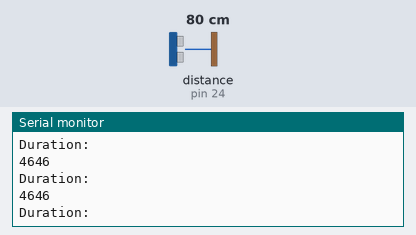
Bench run of a sketch on a simulated Arduino Mega 2560, built with avr-gcc and run on an emulated ATmega2560. Parts: the last lines printed to the serial monitor. Wiring (inferred from the names in the program): ultrasonic range finder: trigger pin 22; echo pin 24. The test bench sets the inputs (shaded band); at power-on: distance to the obstacle (sensor on pin 24) 80 cm. The echo pulse lasts 58.3 µs per cm.

Above: at 1.2 s.
1.3 s: distance to the obstacle (sensor on pin 24) set to 2 cm
At 1.8 s:
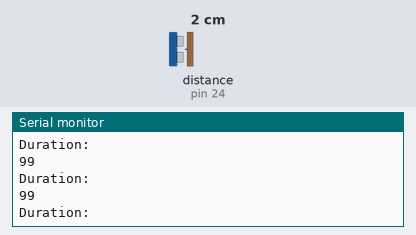
4.3 s: distance to the obstacle (sensor on pin 24) set to 4 cm
At 4.8 s:
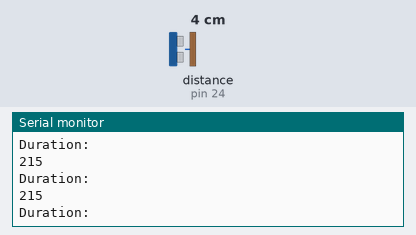
7.3 s: distance to the obstacle (sensor on pin 24) set to 2 cm
At 7.9 s:
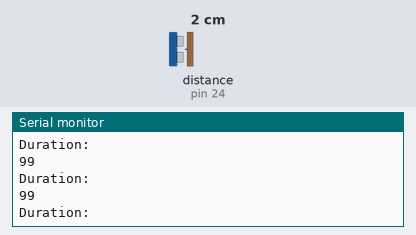
13.3 s: distance to the obstacle (sensor on pin 24) set to 18 cm
At 13.8 s:
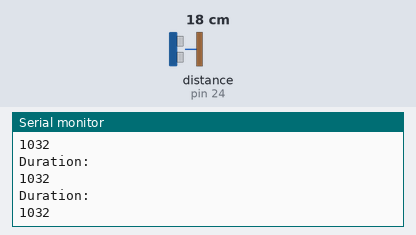
19.3 s: distance to the obstacle (sensor on pin 24) set to 9 cm
At 20.3 s:
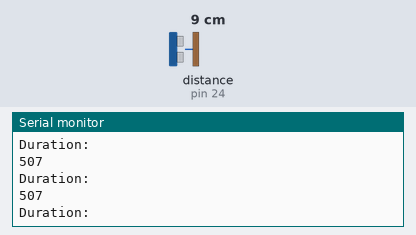
Timing chart, 0 to 22.3 s (numbered marks = the images above; inputs shaded):
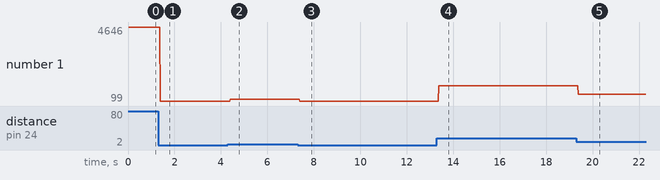

The sketch:

Ultrasonic.ino
```cpp
/*
Uses the Vex Range Finder in conjunction with
Arduino Mega 2560
Pin 13 Triggers the Pulse (Yellow lead)
Pin 10 Recieves the Echo  (Orange lead)
*/

const int Trig_pin =  22;   // pin for triggering pulse
const int Echo_pin = 24;     // pin for recieving echo
long duration;


void setup() {
  Serial.begin(9600);
  Serial.println ("Starting");
  // initialize the pulse pin as output:
  pinMode(Trig_pin, OUTPUT);
  // initialize the echo_pin pin as an input:
  pinMode(Echo_pin, INPUT);

  //test code to be removed
}

void loop(){
  digitalWrite(Trig_pin, LOW);
  delayMicroseconds(2);
  digitalWrite(Trig_pin, HIGH);
  delayMicroseconds(10);
  digitalWrite(Trig_pin, LOW);
  duration = pulseIn(Echo_pin,HIGH);


   Serial.println("Duration:  ");
   Serial.println(duration, DEC);

}
```

Measured:
- after the input at 1.3 s, the serial monitor: prints a new line after 0.09 s (image 1)
- after the input at 4.3 s, the serial monitor: prints a new line after 0.09 s (image 2)
- after the input at 13.3 s, the serial monitor: prints a new line after 0.08 s (image 4)
- after the input at 19.3 s, the serial monitor: prints a new line after 0.09 s (image 5)
- plotted number 1: 4646 → 99 after the input at 1.3 s, 99 → 215 after the input at 4.3 s, 99 → 1032 after the input at 13.3 s, 1032 → 507 after the input at 19.3 s
